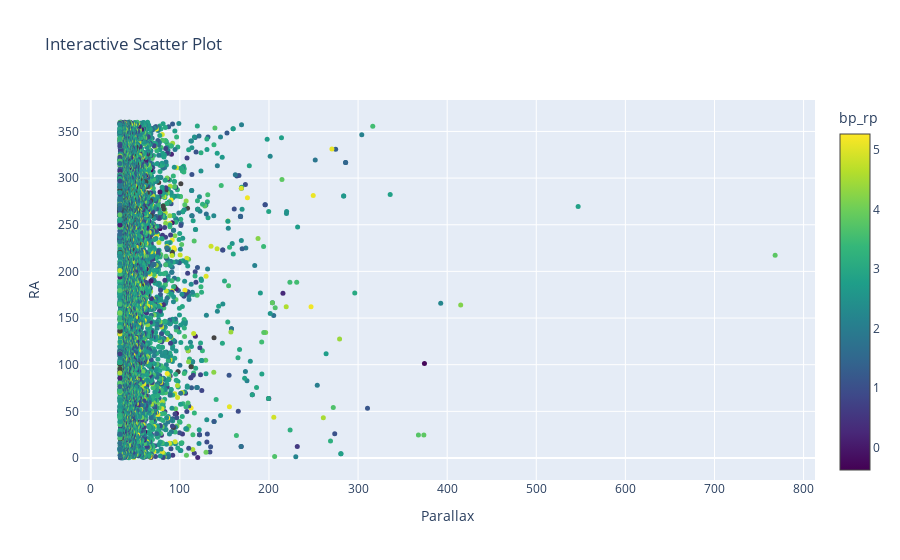

Source (notebook cell):
### Markdown cell above
##### Assuming 'df' is your DataFrame

### Code cell
fig = go.Figure()

fig.add_trace(go.Scatter(
    x=df['parallax'],
    y=df['ra'],
    mode='markers',
    marker=dict(
        size=5,
        color=df['bp_rp'],
        colorscale='Viridis',
        showscale=True,
        colorbar_title="bp_rp"
    )
))

fig.update_layout(
    title='Interactive Scatter Plot',
    xaxis_title='Parallax',
    yaxis_title='RA',
    hovermode='closest'
)

fig.show()

### Figure 1 — Plotly figure (JSON) as saved in the notebook; plotly's stock layout.template omitted (floating-point values rounded to 4 significant figures; data arrays with more than 128 entries replaced by an {"elided": "..."} marker saying what was removed)
{"data": [{"marker": {"color": {"elided": "10000 float values"}, "colorbar": {"title": {"text": "bp_rp"}}, "colorscale": [[0, "#440154"], [0.1111, "#482878"], [0.2222, "#3e4989"], [0.3333, "#31688e"], [0.4444, "#26828e"], [0.5556, "#1f9e89"], [0.6667, "#35b779"], [0.7778, "#6ece58"], [0.8889, "#b5de2b"], [1, "#fde725"]], "showscale": true, "size": 5}, "mode": "markers", "type": "scatter", "x": {"elided": "10000 float values"}, "y": {"elided": "10000 float values"}}], "layout": {"hovermode": "closest", "title": {"text": "Interactive Scatter Plot"}, "xaxis": {"title": {"text": "Parallax"}}, "yaxis": {"title": {"text": "RA"}}}}
